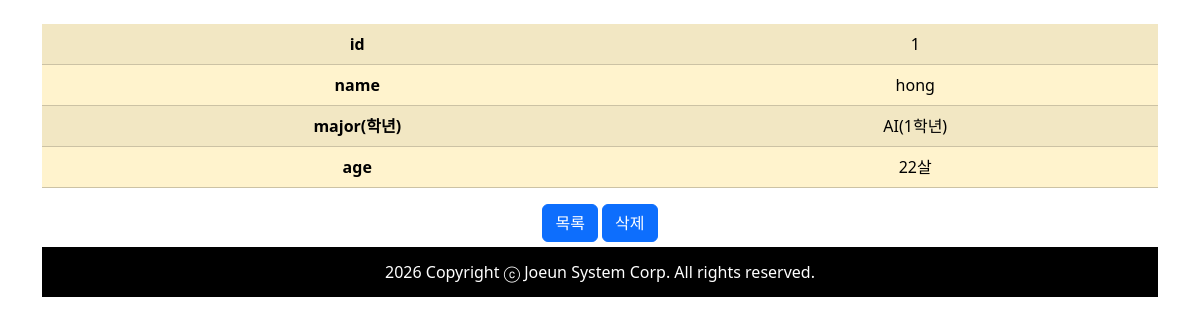
/student/get/1, run on the app's committed database.
### student/models.py (models this page shows, shortened)
class Student(models.Model): # 테이블이름 : 앱명_클래스명소문자(student_student)
  id = models.AutoField(primary_key=True) # 테이블안의 컬럼
  name = models.CharField(max_length=100, unique=True)
  major = models.CharField(max_length=100, null=True, blank=True)
  age   = models.IntegerField(default=1)
  grade = models.IntegerField(default=1)

### student/views.py (the view)
# urls.py: path("get/<int:id>",    views.get,    name="get"),
def get(request, id:int):
  try:
    student = Student.objects.get(id=id)
    return render(request, "student/get.html", {"student":student})
  except:
    messages.error(request, f"{id}번 학생을 찾을 수 없습니다")
    return redirect("/student")

### student/templates/student/get.html (shortened to what this page needs)
{% extends "base.html" %}
{% block content %}
    <table class="table table-warning table-striped">
      <tbody>
        <tr>
          <th>id</th>
          <td>{{student.id}}</td>
        </tr>
        <tr>
          <th>name</th>
          <td>{{student.name}}</td>
        </tr>
        <tr>
          <th>major(학년)</th>
          <td>{{student.major}}({{student.grade}}학년)</td>
        </tr>
        <tr>
          <th>age</th>
          <td>{{student.age}}살</td>
        </tr>
      </tbody>
    </table>
    <button type="button" class="btn btn-primary"
      onclick="location='/student'">
      목록
    </button>
    <button type="button" class="btn btn-primary"
      onclick="location='/student/delete/{{student.id}}'">
      삭제
    </button>
{% endblock %}

### data on the page
Student: id "1", name "hong", major "AI", grade "1", age "22"

### other printed values
{{ year }} "2026"
